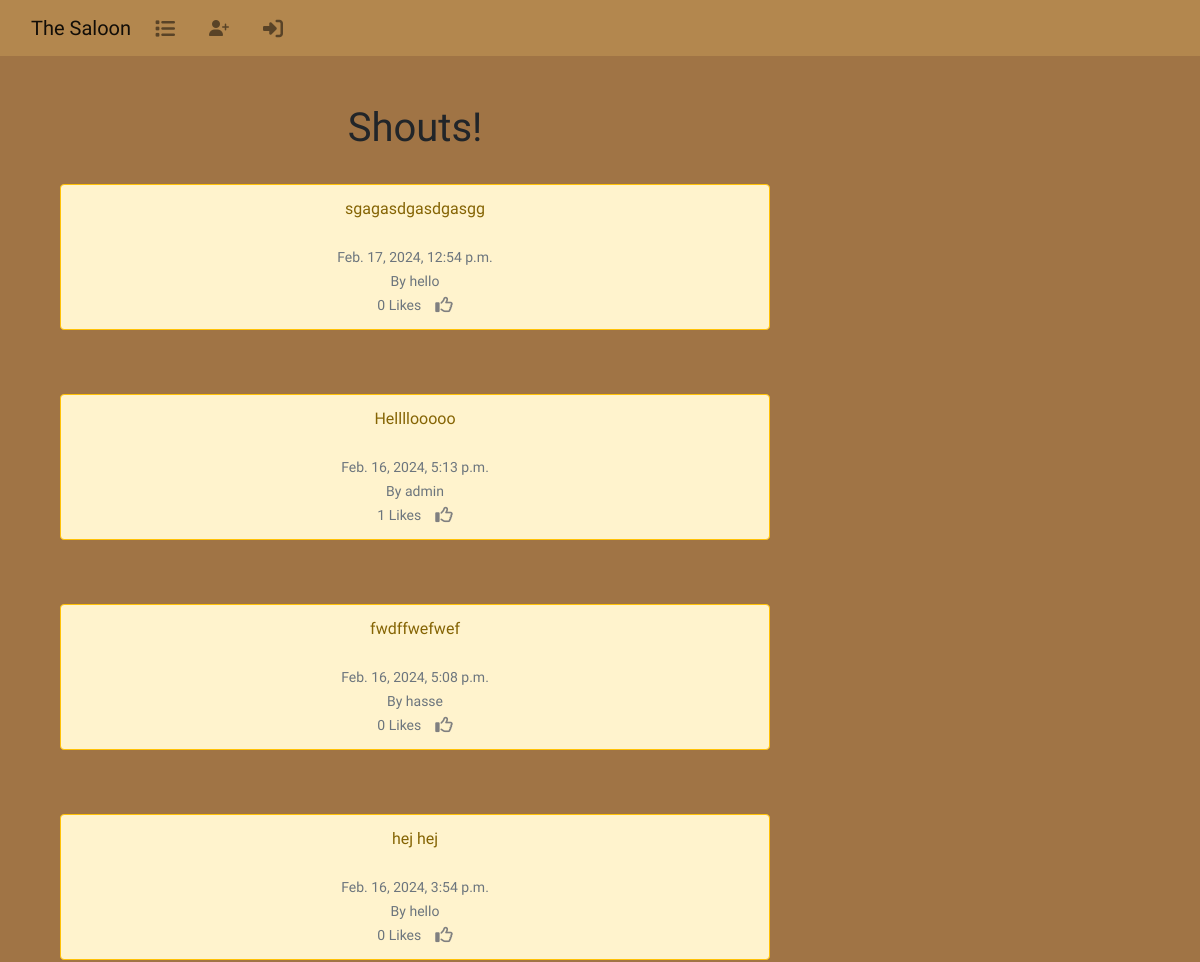
/ (upper part), run on an earlier commit of the app's database.
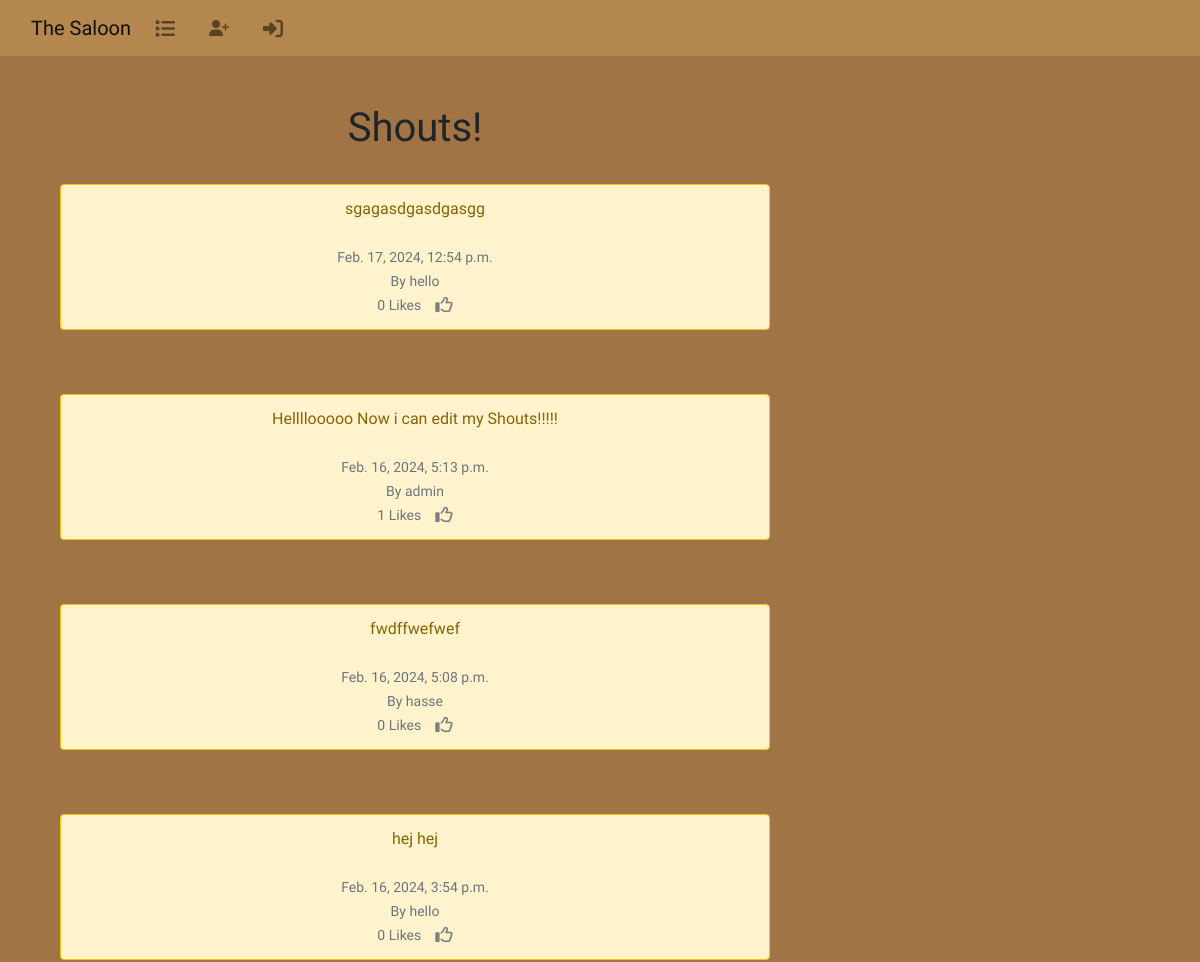
And on a later commit of the database.
### the_saloon/models.py (models this page shows, shortened)
class Shout(models.Model):
    user = models.ForeignKey(
        User, related_name="shouts",
        on_delete=models.DO_NOTHING
        )
    body = models.CharField(max_length=200)
    created_at = models.DateTimeField(auto_now_add=True)
    likes = models.ManyToManyField(User, related_name="shout_like", blank=True)
    def number_of_likes(self):
		    return self.likes.count()

### the_saloon/views.py (the view)
# urls.py: path('', views.home, name="home"),
def home(request):
    if request.user.is_authenticated:
        form = ShoutForm(request.POST or None)
        if request.method == "POST":
            if form.is_valid():
                shout = form.save(commit=False)
                shout.user = request.user
                shout.save()
                messages.success(request, ("You posted a Shout!"))
                return redirect('home')
        shouts = Shout.objects.all().order_by("-created_at")
        return render(request, 'home.html', {"shouts":shouts, "form":form})
    else:
        shouts = Shout.objects.all().order_by("-created_at")
        return render(request, 'home.html', {"shouts":shouts})

### the_saloon/templates/home.html (shortened to what this page needs)
{% extends 'base.html' %}
{% block content %}
<div class="container text-center">
    <div class="row">
        <div class="col-md-8">
            <h1 style="font-family: Rye, serif;">Shouts!</h1>
            <br />
            {% for shout in shouts %}
            <div class="alert alert-warning border border-warning" role="alert" style="font-family: Rye, serif;">
                {{ shout.body }}<br /><br />
                <small class="text-muted">
                    {{ shout.created_at }}
                    <br/>
                    By {{ shout.user.username }}
                    <br/>
                    {{ shout.number_of_likes }} Likes
                    &nbsp;&nbsp;
                    {% if user in shout.likes.all %}
                    <a href="{% url 'shout_like' shout.id %}"><i class="fa-lg fa-regular fa-thumbs-down" style="color:grey"></i></a>
                    {% else %}
                    <a href="{% url 'shout_like' shout.id %}"></a>
                    {% endif %}
                </small>
            </div><br /></br />
            {% endfor %}
        </div>
        <div class="col-md-4">
            <br/><br/><br/>
        </div>
        {% endblock %}

What changed in the data, as far as the page shows it:
changed Shout "admin": body "Hellllooooo" → "Hellllooooo Now i can edit my Shouts!!!!!"
